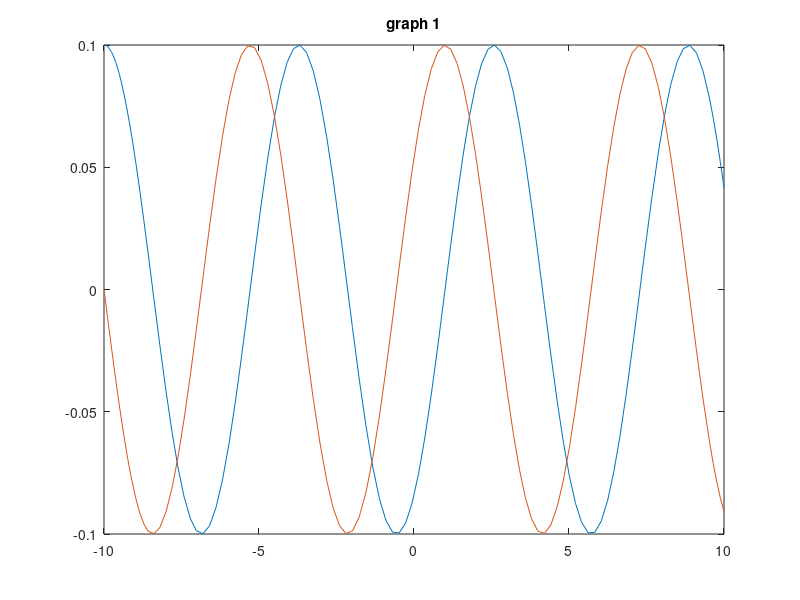
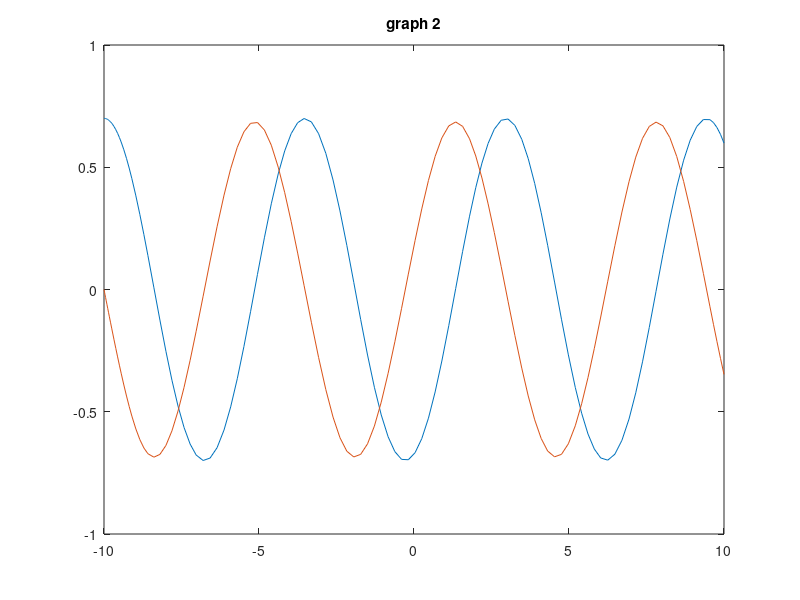
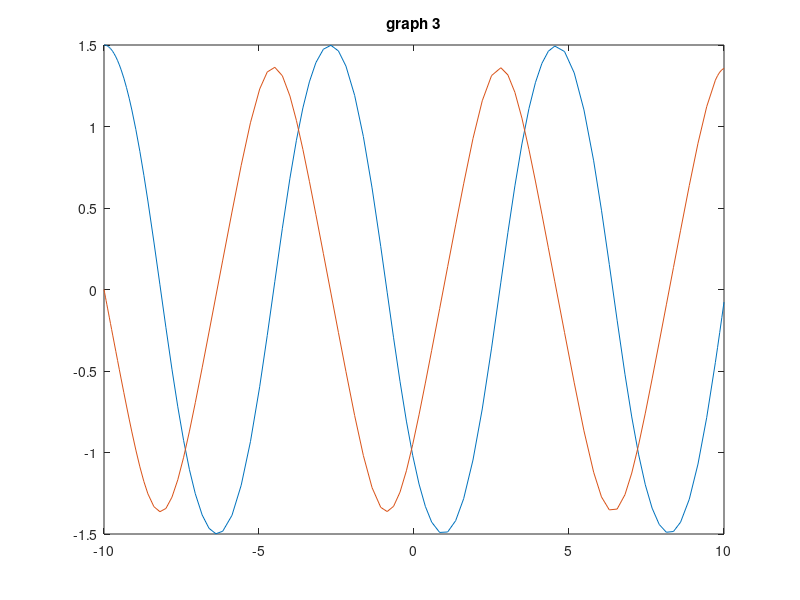
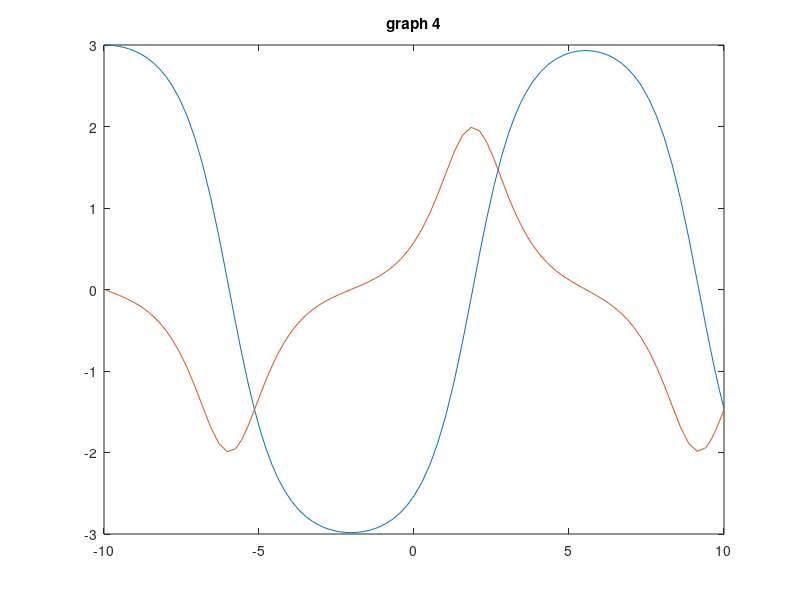

Here is the MATLAB script that generated these plots, in order:
%%%% Differential Equations Homework 3 - Romeo Perlstein %%%%

%%%% -- Problem D3 --- %%%%

%%%% a)

% Given general solution:
% Theta = @(t) A*cos(t-delta);
% Theta" + sin(theta) = 0
% Theta" = -sin(theta)

%finding numerical solution of given equation D.3
theta_2_prime  = @(t, theta) [theta(2); -sin(theta(1))];

theta_zero = [.1 .7 1.5 3];
theta_p_zero = 0;

%%% Didn't work, but had a rather interesting result
% for i = 1:1:length(theta_zero)
%     [tA, thetaA] = ode45(theta_2_prime, [-10 10], [theta_zero(i), theta_p_zero]);
% end

[tA1, thetaA1] = ode45(theta_2_prime, [-10 10], [theta_zero(1) theta_p_zero]);
[tA2, thetaA2] = ode45(theta_2_prime, [-10 10], [theta_zero(2) theta_p_zero]);
[tA3, thetaA3] = ode45(theta_2_prime, [-10 10], [theta_zero(3) theta_p_zero]);
[tA4, thetaA4] = ode45(theta_2_prime, [-10 10], [theta_zero(4) theta_p_zero]);
figure
plot(tA1, thetaA1);
title("graph 1");
figure
plot(tA2, thetaA2);
title("graph 2");
figure
plot(tA3, thetaA3);
title("graph 3");
figure
plot(tA4, thetaA4);
title("graph 4");
figure

hold on
plot(tA1, thetaA1, "r");
plot(tA2, thetaA2, "b");
plot(tA3, thetaA3, "g");
plot(tA4, thetaA4, "m");
title("graph 1-4 overlay")

%%%% estimated periods:
% first amplitude T = ~6.2, or ~2pi
% second amplitude T = ~6.6 or ~2.1pi
% third amplitude T = ~ 7.5 or (12/5)pi
% fourth amplitude T = ~8 or (5/2)pi
%%%% Show it by using the values in the graph

   